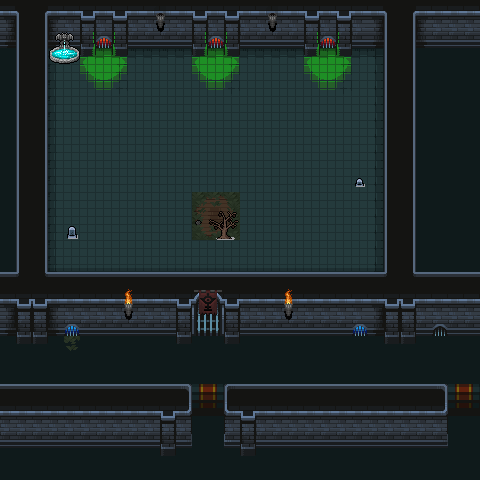

A level layout from a 2D game, rendered from its tile map. Below: a short description, then the map file with tile-grid data replaced by summaries:
An orthogonal 30x30 tile map with 16x16 px tiles, 4 tile layers (Background, Ground, Walls, Overlay), 4 tilesets and 3 objects.

<map version="1.10" tiledversion="1.11.2" orientation="orthogonal" renderorder="right-down" width="30" height="30" tilewidth="16" tileheight="16" infinite="0" nextlayerid="7" nextobjectid="80">
 <editorsettings>
  <export format="tmx" />
 </editorsettings>
 <properties>
  <property name="preventEscape" type="bool" value="true" />
 </properties>
 <tileset firstgid="1" source="../../../../../common/maps/tileset/main.tsx" />
 <tileset firstgid="10113" source="../../../tileset/buildings.tsx" />
 <tileset firstgid="11905" source="../../../tileset/inn_dungeon_floor.tsx" />
 <tileset firstgid="12530" source="../../../tileset/INN_dungen_crawler_tileset.tsx" />
 <layer id="1" name="Background" width="30" height="30">
  <data>[900 cells, 900 non-empty, 10 distinct tile ids]</data>
 </layer>
 <layer id="2" name="Ground" width="30" height="30">
  <data>[900 cells, 112 non-empty, 19 distinct tile ids]</data>
 </layer>
 <layer id="3" name="Walls" width="30" height="30">
  <properties>
   <property name="spriteLayer" type="bool" value="true" />
  </properties>
  <data>[900 cells, 401 non-empty, 56 distinct tile ids]</data>
 </layer>
 <layer id="5" name="Overlay" width="30" height="30">
  <data>[900 cells, 32 non-empty, 24 distinct tile ids]</data>
 </layer>
 <objectgroup id="4" name="Objects">
  <object id="69" template="../../../../../common/maps/obj/enemy.tx" gid="2147495067" x="208" y="224">
   <properties>
    <property name="dialog">[{
  "text":"Hello, planeswalker {var=player_name}. Welcome to my abode",
  "options":[
    {
	  "name":"Why am I here?",      
	  "condition":[ { "checkQuestFlag": "mainQuest" ,"not":true} ],    
	  "text":"You are on a plane called Innistrad, a realm of equal parts horror and joy; darkness and light. Where the shadows cling like a thick morning dew... You are here, because you alone could see through the shadows and found my beacon...",
	  "options":[
		{      
		  "name":"Why does this look like a jail?",
		  "text":"Like you, I am imprisoned here. However, unlike myself, I have the power to grant you free travel to and from my... Home... And the point of my beacon.",
		  "options":[
			{
			  "name":"Continue",
				"text":"Innistrad is in turmoil... Its soul is twisting, and it has forgotten itself... Time and memory are inter-mixed, and the people are forgetting what once was... Find the lost moments in time, bring them back to the fore, and you may find the key to free yourself.",
				"options":[
				{
					"name":"What does that mean?",
					"text":"You will need to discover that for yourself... But first, take this rune. You can use it anytime to return here. Be careful, planeswalker, few gifts on Innistrad come without cost.",
					"action":[{"addItem":"Colorless rune"}],
					"options":[
					{
						"name":"Continue",
  						"text":"I have something else for you, {var=player_name}. Take these coins, but do not spend them with simple merchants.",
  						"condition":[{ "checkCharacterFlag": "freeChallengeCoins" ,"not":true} ],    
  						"options":[{
							"action": [{"grantRewards":[{"type":"item", "count": 1, "itemName": "Challenge Coin"}, {"type":"item", "count": 2, "itemName": "Silver Challenge Coin"}, {"type":"item", "count": 3, "itemName": "Bronze Challenge Coin"}]}, {"setCharacterFlag": {"key":"freeChallengeCoins", "val": 1}}],
							"name":"What are they, then? What are they for?",
							"text":"These are Challenge Coins. As Innistrad has frayed, points of power have formed. Allowing mages to come together and hold grand tournaments while the energy is strong. These coins will grant you entry to such contests, and the prizes available can help you on your journey.",
							"options":[{"name":"Where are these contests?",
								"text": "Show the coins to innkeepers. If there is a point of power in the town, the innkeeper will direct you to it and its contest.",
								"options":[{ 
									"name":"Thank you.",
									"text":"I will now re-open the portal you came through. So that you may return to Innistrad, where you can seek to find freedom from your imprisonment... Good luck.",
									"options":[
									{
										"name":"(Leave)",
										"action": [{"setQuestFlag": {"key":"mainQuest", "val": 1}, "activateMapObject": 78}]
									}]
								}]
							}]
						}]
					},
					{ 
						"name":"Thank you.",
						"text":"I will now re-open the portal you came through. Once you return to Innistrad, you can seek freedom from your imprisonment... Good luck.",
						"condition":[{ "checkCharacterFlag": "freeChallengeCoins"} ],  
						"options":[
						{
							"name":"(Leave)",
							"action": [{"setQuestFlag": {"key":"mainQuest", "val": 1}, "activateMapObject": 78}]
						}]
					}]
				}]
			}]
		} 
	  ]
	},
    { "name":"Goodbye." }
  ]
},
{
  "text":"I have something else for you, {var=player_name}. Take these coins, but do not spend them with simple merchants.",
  "condition":[ { "checkQuestFlag": "mainQuest"}, { "checkCharacterFlag": "freeChallengeCoins" ,"not":true} ],    
  "options":[{
	"action": [{"grantRewards":[{"type":"item", "count": 1, "itemName": "Challenge Coin"}, {"type":"item", "count": 2, "itemName": "Silver Challenge Coin"}, {"type":"item", "count": 3, "itemName": "Bronze Challenge Coin"}]}, {"setCharacterFlag": {"key":"freeChallengeCoins", "val": 1}}],
	"name":"What are they, then? What are they for?",
	"text":"These are Challenge Coins. As Innistrad has frayed, points of power have formed. Allowing mages to come together and hold grand tournaments while the energy is strong. These coins will grant you entry to such contests, and the prizes available can help you on your journey.",
	"options":[{"name":"Where are these contests?",
		"text": "Show the coins to innkeepers. If there is a point of power in the town, the innkeeper will direct you to it and its contest.",
		"options":[{"name":"Thank you. (Leave)"}]
	}]
  }]
}]</property>
    <property name="enemy" value="Cloaked Old Man" />
   </properties>
  </object>
  <object id="70" template="../../../../../common/maps/obj/entry_down.tx" x="207.5" y="97">
   <properties>
    <property name="noExit" type="bool" value="true" />
   </properties>
  </object>
  <object id="78" template="../../../../../common/maps/obj/portal.tx" x="207" y="81">
   <properties>
    <property name="activeQuestFlag" value="mainQuest" />
    <property name="portalState" value="closed" />
    <property name="sprite" value="sprites/portal3.atlas" />
    <property name="teleport" value="" />
   </properties>
  </object>
 </objectgroup>
</map>
